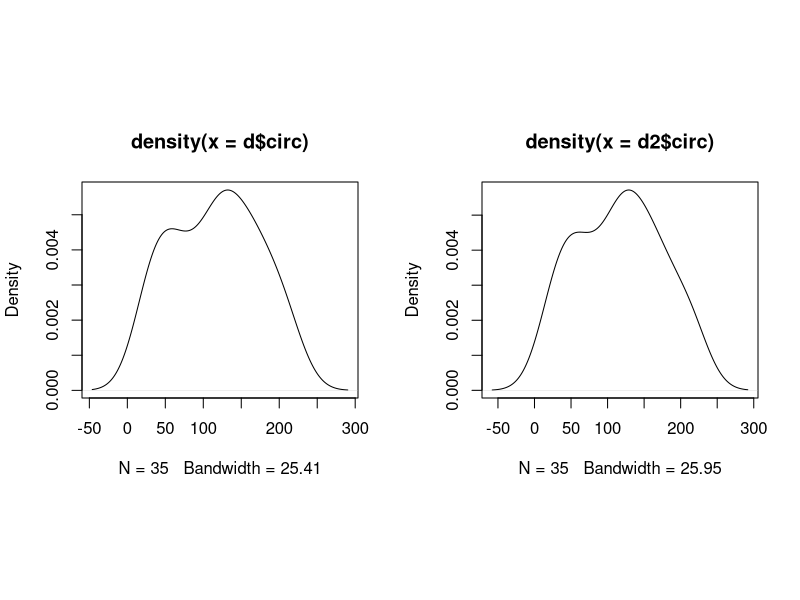
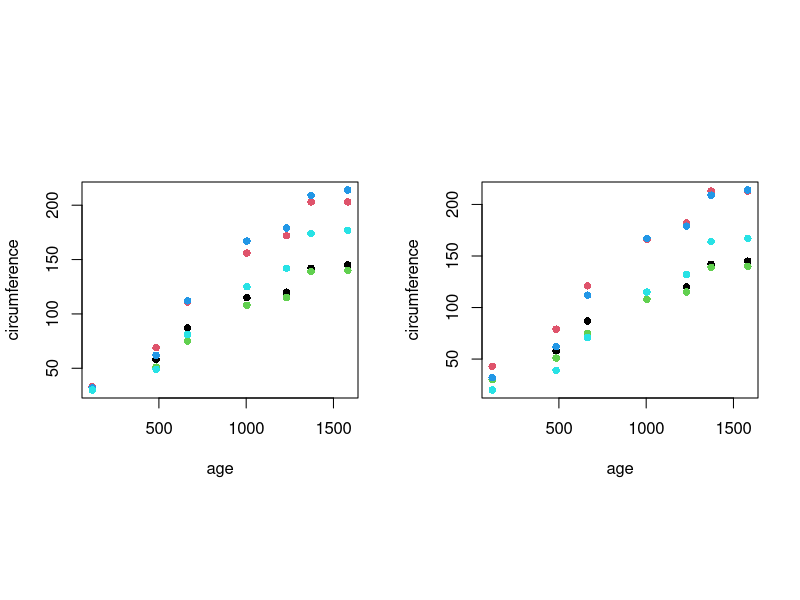
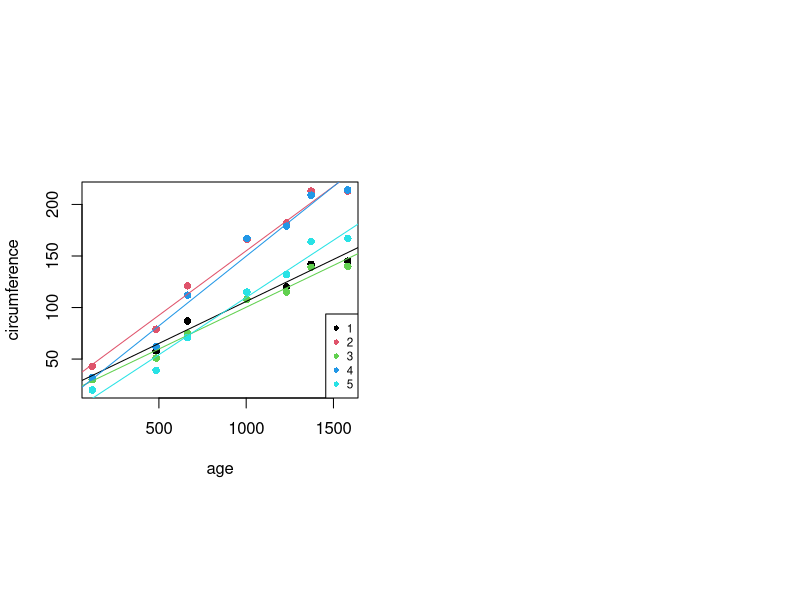
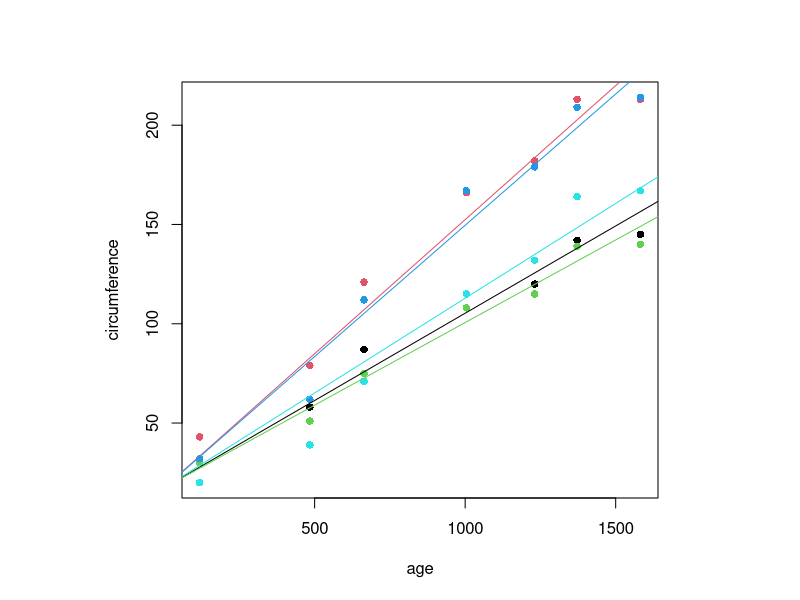
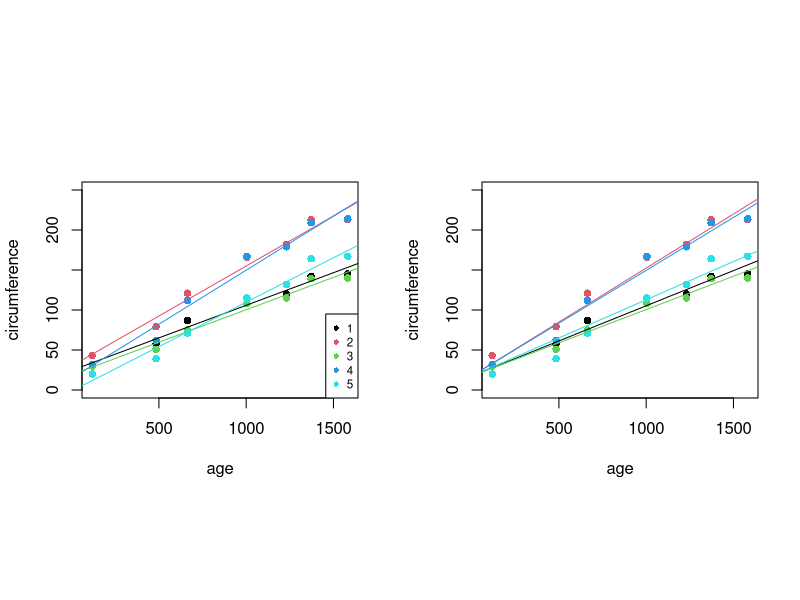
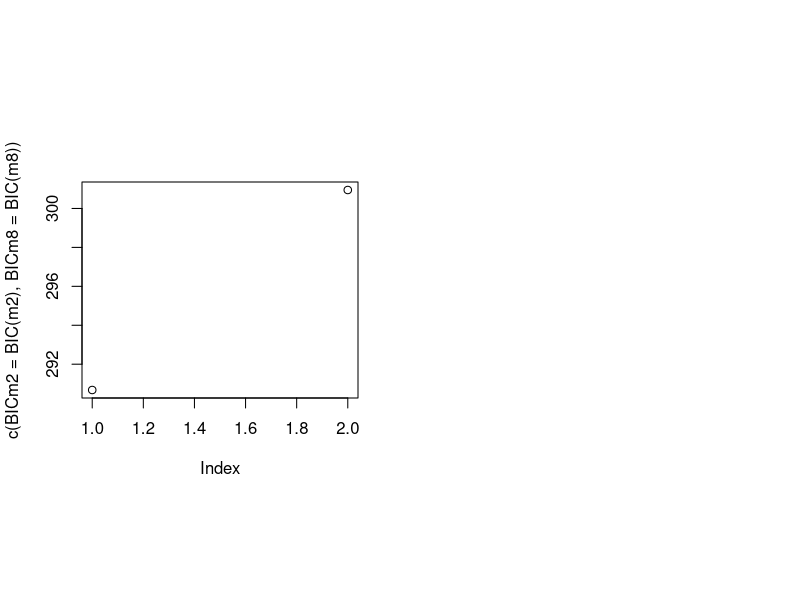

These figures' R source, in order:
## ---- chunk 1
knitr::opts_chunk$set(collapse=TRUE, comment = "#>", fig.width=9, fig.height=6, eval=TRUE, echo=TRUE, results="verbatim", warning=FALSE)
## ---- chunk 2
d = datasets::Orange
d$Tree = factor(d$Tree, levels=unique(d$Tree), order=FALSE)
head(d)
dim(d)

d2 = d
# Adding biais for Tree 2 and Tree 5
d2$circumference = d2$circ + c(0,10)[(d2$Tree%in%2)+1]
d2$circumference = d2$circ - c(0,10)[(d2$Tree%in%5)+1]

layout(matrix(1:2,1), respect=TRUE)
plot(density(d$circ))
plot(density(d2$circ))

layout(matrix(1:2,1), respect=TRUE)
plot(circumference~age, d, pch=16, col=d2$Tree)
plot(circumference~age, d2, pch=16, col=d2$Tree)

d = d2


## ---- chunk 3
m2 = lm(circumference~age*Tree, d)
## ---- chunk 4
m2 = lm(circumference~age*Tree, d)
summary(m2)
layout(matrix(1:2, 1, byrow=TRUE), respect=TRUE)
plot(circumference~age, d, pch=16, col=d$Tree)
abline(a=m2$coef[1]             , b=m2$coef[2]              , col=1)
n = length(levels(d$Tree))
for (i in 2:n) {
  abline(a=m2$coef[1] + m2$coef[i+1], b=m2$coef[2] + m2$coef[n+i] , col=i)
}
legend("bottomright", cex=.7, levels(d$Tree), col=1:length(levels(d$Tree)), pch=16)
## ---- chunk 5
m8 = lme4::lmer(circumference ~ age + (0+age | Tree), data = d)
## ---- chunk 6
layout(1, respect=TRUE)
m8 = lme4::lmer(circumference ~ age + (0+age | Tree), data = d)
summary(m8)
coef(m8)
plot(circumference~age, d, pch=16, col=d$Tree)
abline(a=coef(m8)$Tree[1,1], b=coef(m8)$Tree[1,2], col=1)
abline(a=coef(m8)$Tree[2,1], b=coef(m8)$Tree[2,2], col=2)
abline(a=coef(m8)$Tree[3,1], b=coef(m8)$Tree[3,2], col=3)
abline(a=coef(m8)$Tree[4,1], b=coef(m8)$Tree[4,2], col=4)
abline(a=coef(m8)$Tree[5,1], b=coef(m8)$Tree[5,2], col=5)
## ---- chunk 7
layout(matrix(1:2, 1, byrow=TRUE), respect=TRUE)
plot(circumference~age, d, pch=16, col=d$Tree, ylim=c(0,250))
abline(a=m2$coef[1]             , b=m2$coef[2]              , col=1)
n = length(levels(d$Tree))
for (i in 2:n) {
  abline(a=m2$coef[1] + m2$coef[i+1], b=m2$coef[2] + m2$coef[n+i] , col=i)
}
legend("bottomright", cex=.7, levels(d$Tree), col=1:length(levels(d$Tree)), pch=16)

plot(circumference~age, d, pch=16, col=d$Tree, ylim=c(0,250))
abline(a=coef(m8)$Tree[1,1], b=coef(m8)$Tree[1,2], col=1)
abline(a=coef(m8)$Tree[2,1], b=coef(m8)$Tree[2,2], col=2)
abline(a=coef(m8)$Tree[3,1], b=coef(m8)$Tree[3,2], col=3)
abline(a=coef(m8)$Tree[4,1], b=coef(m8)$Tree[4,2], col=4)
abline(a=coef(m8)$Tree[5,1], b=coef(m8)$Tree[5,2], col=5)
## ---- chunk 8
plot(c(
  BICm2=BIC(m2),
  BICm8=BIC(m8)
))
## ---- chunk 9
BIC(m2)
BIC(m8)
## ---- chunk 10
sessionInfo()
